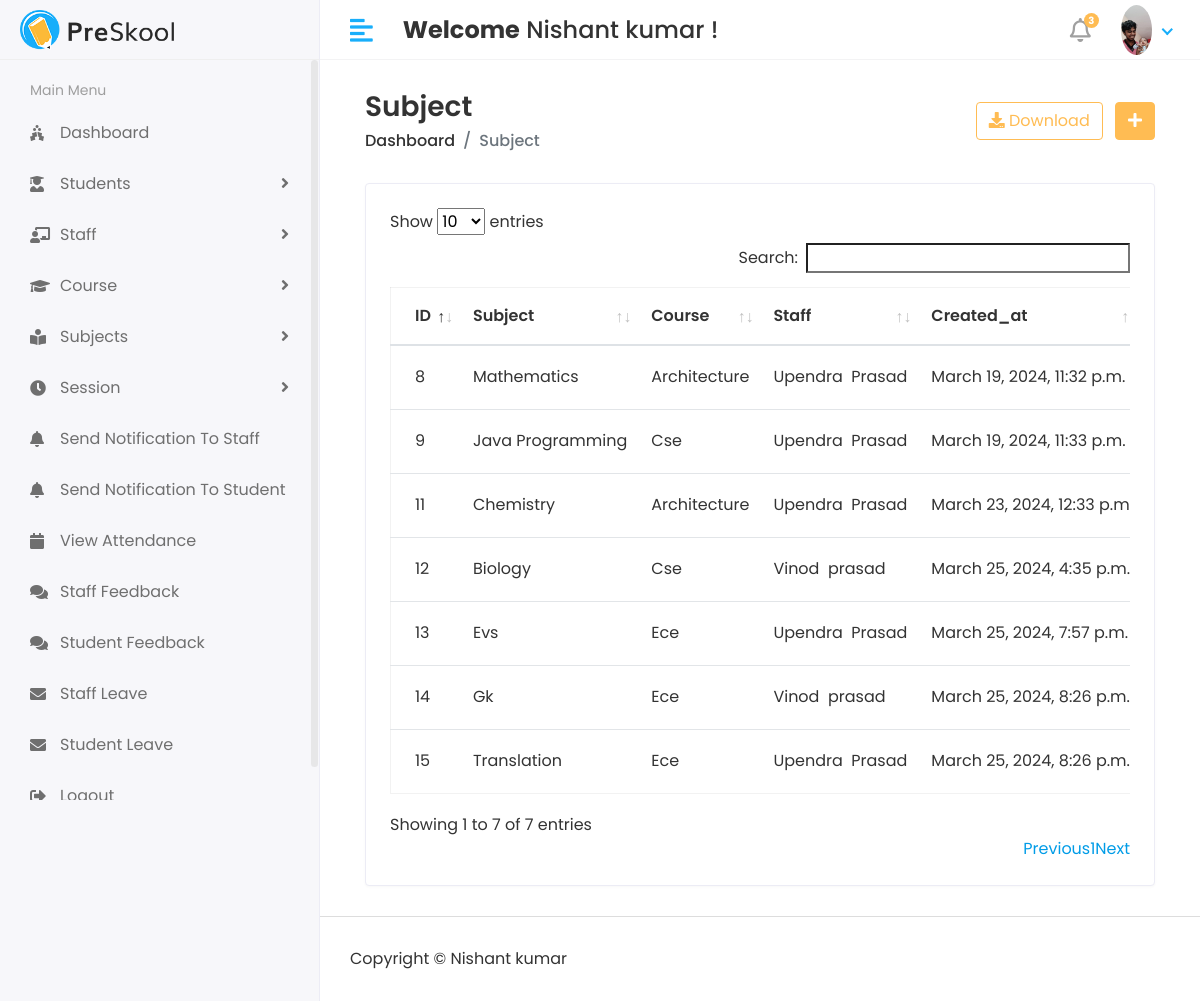
Screenshot of /hod/viewsubject/ (signed in) with the database file from the repository.
### api/models.py (models this page shows, shortened)
class CustomUser(AbstractUser):
    User = (
        (1, 'HOD'),
        (2, 'STAFF'),
        (3, 'Student')
    )
    user_type = models.CharField(choices=User, max_length=50, default=1)
    profile_pic = models.ImageField(upload_to='media/profile_pic')

class Subject(models.Model):
    name = models.CharField(max_length=100)
    course = models.ForeignKey(Course, on_delete=models.CASCADE)
    staff = models.ForeignKey(Staff, on_delete=models.CASCADE)
    created_at = models.DateTimeField(auto_now_add=True)
    updated_at = models.DateTimeField(auto_now=True)

class Course(models.Model):
    name = models.CharField(max_length=50)
    created_at = models.DateTimeField(auto_now_add=True)
    updated_at = models.DateTimeField(auto_now=True)
    def __str__(self):
        return self.name

class Staff(models.Model):
    admin = models.OneToOneField(CustomUser, on_delete=models.CASCADE)
    address = models.TextField()
    gender = models.CharField(max_length=100)
    created_at = models.DateTimeField(auto_now_add=True)
    updated_at = models.DateTimeField(auto_now=True)

### elearning/Hod_Views.py (the view)
# urls.py: path('hod/viewsubject/', Hod_Views.viewsubject, name='viewsubject'),
@login_required(login_url='/')
def viewsubject(request):
    subject = Subject.objects.all()
    context = {
        'subject': subject,
    }
    return render(request, 'Hod/view_subject.html', context)

### templates/Hod/view_subject.html (shortened to what this page needs)
{% extends 'base.html' %} {% block content %} {% load static %}
<div class="content container-fluid">
  <div class="page-header">
    <div class="row align-items-center">
      <div class="col">
        <h3 class="page-title">Subject</h3>
        <ul class="breadcrumb">
          <li class="breadcrumb-item">
            <a href='{% url "hod/home/" %}'>Dashboard</a>
          </li>
          <li class="breadcrumb-item active">Subject</li>
        </ul>
      </div>
      <div class="col-auto text-right float-right ml-auto">
        <a href="#" class="btn btn-outline-primary mr-2"
          ><i class="fas fa-download"></i> Download</a
        >
        <a href='{% url "addsubject" %}' class="btn btn-primary"
          ><i class="fas fa-plus"></i
        ></a>
      </div>
    </div>
  </div>
  <div class="row">
    <div class="col-sm-12">
      <div class="card card-table">
        <div class="card-body">
          <div class="table-responsive">
            <table id="table_id" class="table table-hover table-center mb-0">
              <thead>
                <tr>
                  <th>ID</th>
                  <th>Subject</th>
                  <th>Course</th>
                  <th>Staff</th>
                  <th>Created_at</th>
                </tr>
              </thead>
              <tbody>
                {% for i in subject %}
                <tr>
                  <td>{{i.id}}</td>
                  <td>{{i.name}}</td>
                  <td>{{i.course}}</td>
                  <td>
                    {{i.staff.admin.first_name}}&nbsp;{{i.staff.admin.last_name}}
                  </td>
                  <td>{{i.created_at}}</td>
                </tr>
                {% endfor %}
              </tbody>
            </table>
          </div>
        </div>
      </div>
    </div>
  </div>
</div>
{% endblock %}

### templates/includes/header.html (shortened to what this page needs)
{% load static %}
<div class="header">
  <div class="header-left">
    <a href="#" class="logo">
      <img src="{% static 'assets/img/logo.png' %}" alt="Logo" />
    </a>
  </div>
  <a href="javascript:void(0);" id="toggle_btn">
    <i class="fas fa-align-left"></i>
  </a>
  <div class="top-nav-search mt-3">
    <h4>
      <strong>Welcome</strong>&nbsp;<span
        >{{user.first_name}} {{ user.last_name }}</span
      >&nbsp;!
    </h4>
  </div>
  <ul class="nav user-menu">
    <li class="nav-item dropdown noti-dropdown">
      <a href="#" class="dropdown-toggle nav-link" data-toggle="dropdown">
        <i class="far fa-bell"></i> <span class="badge badge-pill">3</span>
      </a>
    </li>
    <li class="nav-item dropdown has-arrow">
      <a href="#" class="dropdown-toggle nav-link" data-toggle="dropdown">
        {% if user.profile_pic == "" %}
        <span class="user-img"
          ><img
            class="rounded-circle"
            src="{% static 'assets/img/img.png' %}"
            width="31"
            alt="Ryan Taylor"
        /></span>
        {% else %}
        <span class="user-img"
          ><img
            class="rounded-circle"
            src="/{{user.profile_pic}}"
            width="31"
            alt="Ryan Taylor"
        /></span>
        {% endif %}
      </a>
    </li>
  </ul>
</div>

### static/assets/css/style.css (style rules this page uses)
html { height: 100%; }
body { background-color: #fff; color: #333; font-family: 'Poppins', sans-serif; font-size: 1rem; height: 100%; line-height: 1.5; overflow-x: hidden; }
h1, h2, h3, h4, h5, h6 { font-family: 'Poppins', sans-serif; margin-top: 0; }
a { color: #009ce7; }
input, button, a { transition: all 0.4s ease; -moz-transition: all 0.4s ease; -o-transition: all 0.4s ease; -ms-transition: all 0.4s ease; -webkit-transition: all 0.4s ease; }
ul, ol { padding: 0px; list-style: none; }
.table { color: #333; max-width: 100%; margin-bottom: 0; width: 100%; }
.table.dataTable { border-collapse: collapse !important; border: 1px solid rgba(0, 0, 0, 0.05); }
.table thead tr th { font-weight: 600; }
.table tbody tr { border-bottom: 1px solid rgba(0, 0, 0, 0.05); }
.table.table-center td, .table.table-center th { vertical-align: middle; }
.card-table .card-body .table > thead > tr > th { border-top: 0; }
.card-table .card-body .table tr td:first-child, .card-table .card-body .table tr th:first-child { padding-left: 1.5rem; }
.card-table .table td, .card-table .table th { border-top: 1px solid #e2e5e8; padding: 1rem 0.75rem; white-space: nowrap; }
.btn-primary { background-color: #FFBC53; border: 1px solid #FFBC53; }
.btn-outline-primary { color: #FFBC53; border-color: #FFBC53; }
.card { border: 1px solid #ececf5; box-shadow: 0 1px 3px 0 rgba(0, 0, 0, 0.03); margin-bottom: 1.875rem; }
.card-body { padding: 1.5rem; }
.header { background-color: #fff; border-bottom: 1px solid #f3f3f4; left: 0; position: fixed; right: 0; top: 0; z-index: 1001; height: 60px; }
.header .header-left { float: left; height: 60px; padding: 0 20px; position: relative; width: 320px; z-index: 1; transition: all 0.2s ease-in-out; background-color: #f7f7fa; border-bottom: 1px solid #efefef; border-right: 1px solid #ececf5; display: flex; align-items: center; }
.header .header-left .logo { display: inline-block; line-height: 60px; }
.header .header-left .logo img { max-height: 40px; width: auto; }
.header .dropdown-toggle:after { display: none; }
.header .has-arrow .dropdown-toggle:after { border-top: 0; border-left: 0; border-bottom: 2px solid #18aefa; border-right: 2px solid #18aefa; content: ''; height: 8px; display: inline-block; pointer-events: none; -webkit-transform-origin: 66% 66%; -ms-transform-origin: 66% 66%; transform-origin: 66% 66%; -webkit-transform: rotate(45deg); -ms-transform: rotate(45deg); transform: rotate(45deg); -webkit-transition: all 0.15s ease-in-out; transition: all 0.15s ease-in-out; width: 8px; vertical-align: 0px; }
.user-menu { float: right; margin: 0; position: relative; z-index: 99; padding-right: 15px; }
.user-menu.nav > li > a { color: #a0a0a0; font-size: 14px; line-height: 58px; padding: 0 15px; height: 60px; }
.user-img { margin-right: 3px; position: relative; }
.top-nav-search { float: left; margin-left: 15px; }
.page-header { margin-bottom: 1.875rem; }
.page-header .breadcrumb { background-color: transparent; color: #6c757d; font-size: 1rem; font-weight: 500; margin-bottom: 0; padding: 0; }
.page-header .breadcrumb a { color: #333; }
.page-title { font-size: 28px; font-weight: 600; color: #333; margin-bottom: 5px; }
.user-menu.nav > li > a .badge { background-color: #FFBC53; display: block; font-size: 10px; font-weight: bold; height: 15px; width: 15px; position: absolute; right: 7px; top: 13px; color: #fff; padding: 3px; }
.user-menu.nav > li > a > i { font-size: 1.5rem; line-height: 60px; }
@media (min-width: 992px) { #toggle_btn { align-items: center; color: #18aefa; display: inline-flex; float: left; font-size: 26px; height: 60px; justify-content: center; margin-left: 15px; padding: 0 15px; } }

### rows the page displays
CustomUser: first_name "Nishant", last_name "kumar", profile_pic (picture)
Subject: id "8", name "Mathematics", course "Architecture", staff.admin.first_name "Upendra", staff.admin.last_name "Prasad", created_at "March 19, 2024, 11:32 p.m."
Subject: id "9", name "Java Programming", course "Cse", staff.admin.first_name "Upendra", staff.admin.last_name "Prasad", created_at "March 19, 2024, 11:33 p.m."
Subject: id "11", name "Chemistry", course "Architecture", staff.admin.first_name "Upendra", staff.admin.last_name "Prasad", created_at "March 23, 2024, 12:33…"
Subject: id "12", name "Biology", course "Cse", staff.admin.first_name "Vinod", staff.admin.last_name "prasad", created_at "March 25, 2024, 4:35 p.m."
Subject: id "13", name "Evs", course "Ece", staff.admin.first_name "Upendra", staff.admin.last_name "Prasad", created_at "March 25, 2024, 7:57 p.m."
Subject: id "14", name "Gk", course "Ece", staff.admin.first_name "Vinod", staff.admin.last_name "prasad", created_at "March 25, 2024, 8:26 p.m."
Subject: id "15", name "Translation", course "Ece", staff.admin.first_name "Upendra", staff.admin.last_name "Prasad", created_at "March 25, 2024, 8:26 p.m."
